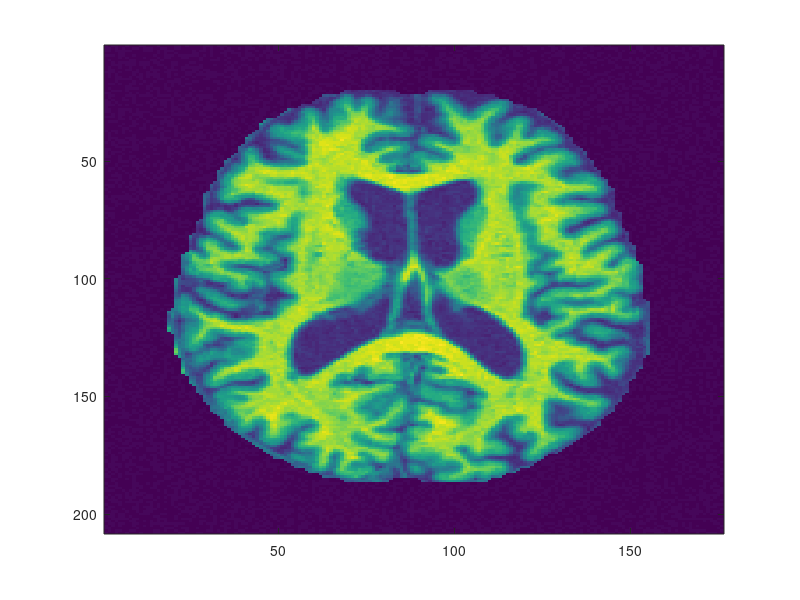
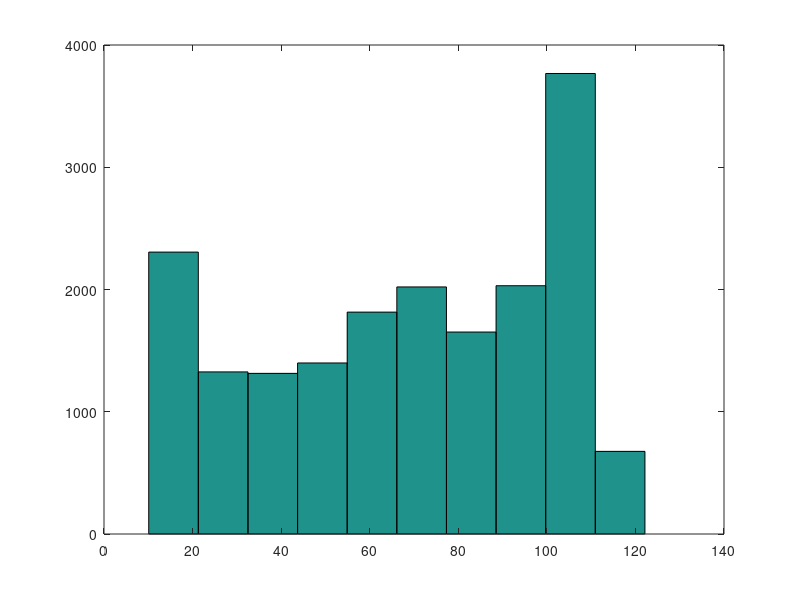

Recreate these plots in MATLAB, in order. (Note: this script raises an error after producing the figures.)
brain = importdata('nmri_brain.mat');

figure(1);
imagesc(brain);

figure(2);
hist( brain( brain > 10 ) );

[ clustered, means ] = K_means( brain, 4, [0, 15, 70, 105], [] );
